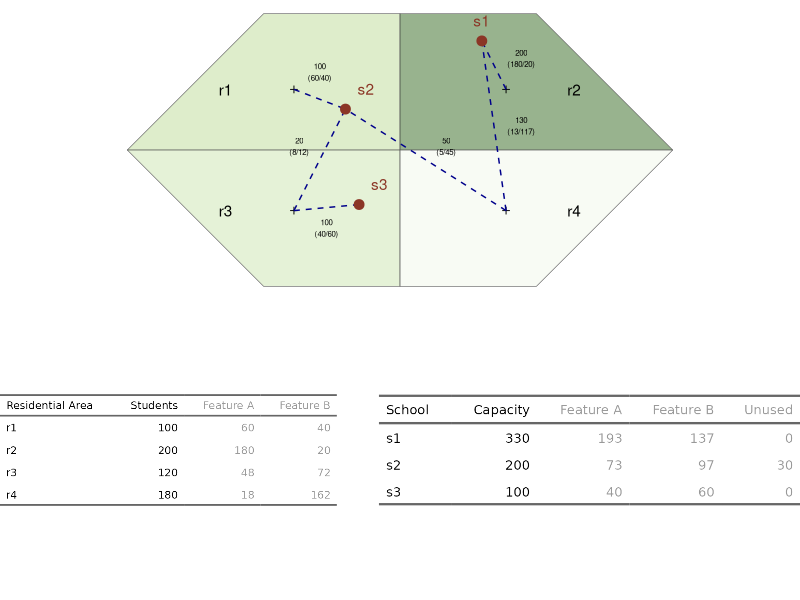

R code for this plot:
# Packages ----------------------------------------------------------------

library(dplyr)
library(tidyr)

library(ggplot2)
library(ggsci)
library(ggpubr)
library(grid)

library(sf)

library(lpSolve)

library(flextable)

set_flextable_defaults(big.mark = " ",
                       font.size = 9,
                       padding.bottom = 6,
                       padding.top = 6)

# Toy data --------------------------------------------------------------------

# Residential area db
pol_base1 <- list(rbind(c(0,0), c(0, -100), c(100, -100), c(200, 0), c(0, 0) ) )
pol_base2 <- list(rbind(c(0,0), c(0, 100), c(100, 100), c(200, 0), c(0, 0) ) )

resid <- st_sfc(st_polygon(list(pol_base1[[1]] * (-1))),
                st_polygon(pol_base2),
                st_polygon(list(pol_base2[[1]] * (-1))),
                st_polygon(pol_base1)) |>
  st_as_sf() |>
  mutate(resid = paste0("r", 1:4),
         POPULATION = c(100, 200, 120, 180),
         FEATURE_A_prop = c(0.6, 0.9, 0.4, 0.1),
         FEATURE_A = POPULATION * FEATURE_A_prop,
         FEATURE_B = POPULATION * (1-FEATURE_A_prop)
         )

rm(pol_base1, pol_base2)

# School db
school <- st_sfc(st_point(c(60, 80)),
                 st_point(c(-40, 30)),
                 st_point(c(-30, -40)))|>
  st_as_sf() |>
  mutate(school = paste0("s", 1:3),
         SIZE = c(330, 200, 100))

# sfc_LINESTRING(net)

LINE_Between <- full_join(data.frame(geo1 = st_centroid(resid)$x,
                                     resid = paste0("r", 1:4),
                                     id = NA),
                          data.frame(geo1 = school$x,
                                     school = paste0("s", 1:3),
                                     id = NA),
                          by = "id") |>
  st_as_sf() |>
  select(-id)

LINE_Between <- st_sfc(
  mapply(function(a, b){
    st_cast(st_union(a, b),"LINESTRING")
  },
  LINE_Between$geometry.x, LINE_Between$geometry.y,
  SIMPLIFY = FALSE)) |>
  cbind(st_drop_geometry(LINE_Between[c("resid", "school" )])) |>
  st_as_sf()

# LP Model ------------------------------------------------------------

# Cost Matrix
M_COST <- st_distance(st_centroid(resid), school )
rownames(M_COST) <- resid$resid
colnames(M_COST) <- school$school

# Signs restriction
if(sum(resid$POPULATION) <= sum(school$SIZE)){
  row.signs <- rep("=", nrow(M_COST))
  col.signs <- rep("<=", ncol(M_COST))
}else{
  row.signs <- rep("<=", nrow(M_COST))
  col.signs <- rep("=", ncol(M_COST))
}

# values restrictions
row.rhs <- resid$POPULATION
col.rhs <- school$SIZE

# Resolution lp model
ALLOCATION_MODEL <- lp.transport(M_COST, "min", presolve = 1,
                                 row.signs, row.rhs, col.signs, col.rhs)

rownames(ALLOCATION_MODEL$solution) <- rownames(M_COST)
colnames(ALLOCATION_MODEL$solution) <- colnames(M_COST)

rm(row.rhs, col.rhs, M_COST, row.signs, col.signs)

# Student and Feature distribution -------------------------

M_ALLOCATION <- ALLOCATION_MODEL$solution |>
  as_tibble(rownames = "resid") |>
  pivot_longer(cols = s1:s3, names_to = "school") |>
  left_join(resid |>
              st_drop_geometry() |>
              select(resid, FEATURE_A_prop),
            by = "resid") |>
  mutate(FEATURE_A = value * FEATURE_A_prop,
         FEATURE_B = value * (1- FEATURE_A_prop))

LINE_Between <- LINE_Between |>
  left_join(M_ALLOCATION, by = c("resid", "school")) |>
  filter(value > 0) |>
  mutate(label = paste0(value, "\n(", FEATURE_A, "/", FEATURE_B, ")"))

# Feature by allocation

rad_aux <- resid |>
  st_drop_geometry() |>
  mutate(FEATURE_A = FEATURE_A_prop,
         FEATURE_B = 1-FEATURE_A_prop) |>
  select(FEATURE_A, FEATURE_B) |>
  as.matrix()

base <- ALLOCATION_MODEL$solution

if(!all(rownames(base) == resid$resid) |
   !all(colnames(base) == school$school) ){
  stop("ID Radio en matriz de asignación no coinciden con base original")
}

for(i in colnames(rad_aux)){
  school[[i]] <- apply(base * rad_aux[ , i], 2, sum)
}

school <- school |>
  mutate(ALLOCATED = FEATURE_A + FEATURE_B,
         FREE_ALLOCATED = SIZE - ALLOCATED)

rm(rad_aux, i, base)

# Figure: Model-Allocation --------------------------------------------

p1 <- ggplot() +
  geom_sf(data = resid, aes(fill = FEATURE_A), alpha = 0.5) +
  geom_sf(data = st_centroid(resid), shape = 3) +
  geom_sf(data = LINE_Between, aes(color = value),
          linetype = 2, color ="darkblue") +
  geom_sf_text(data = st_centroid(LINE_Between),
               aes(label = label), size = 2,
               nudge_x = c(0, 20, -15, 0, 20, 15),
               nudge_y = c(20, 5, 10, -15, 0, 10) ) +
  geom_sf_text(data = st_centroid(resid), aes(label = resid),
               nudge_x = c(-50, 50, -50, 50 )) +
  geom_sf(data = school, color = "tomato4", size = 3) +
  geom_sf_text(data = school, aes(label = school),
               nudge_x = c(0, 15, 15),
               nudge_y = 15, color = "tomato4") +
  scale_fill_material("light-green") +
  guides(color = "none",
         fill = "none") +
  theme_void()

t1 <- resid |>
  st_drop_geometry() |>
  select(-FEATURE_A_prop) |>
  flextable() |>
  set_header_labels(resid = "Residential Area",
                    POPULATION = "Students",
                    FEATURE_A = "Feature A",
                    FEATURE_B = "Feature B") |>
  color(j = 3:4, color = "grey60", part = "all") |>
  autofit() |>
  as_raster()

t2 <- school |>
  st_drop_geometry() |>
  select(-ALLOCATED) |>
  flextable() |>
  set_header_labels(school = "School",
                    SIZE = "Capacity",
                    FEATURE_A = "Feature A",
                    FEATURE_B = "Feature B",
                    FREE_ALLOCATED = "Unused") |>
  color(j = 3:5, color = "grey60", part = "all") |>
  autofit() |>
  as_raster()

p2 <- ggarrange(grid::rasterGrob(t1), NA, grid::rasterGrob(t2),
                ncol = 3, widths = c(16, 2, 20), align = "v")

p_allocation <- ggarrange(p1, p2, nrow = 2, widths = c(4, 1.4))

ggsave(filename = here::here("analysis/figures/Model-Allocation.png"),
       plot = p_allocation,
       dpi = 320, width = 12, height = 9, units = "cm")

rm(p1, p2, t1, t2, school, resid, LINE_Between,
   M_ALLOCATION, ALLOCATION_MODEL, p_allocation)
